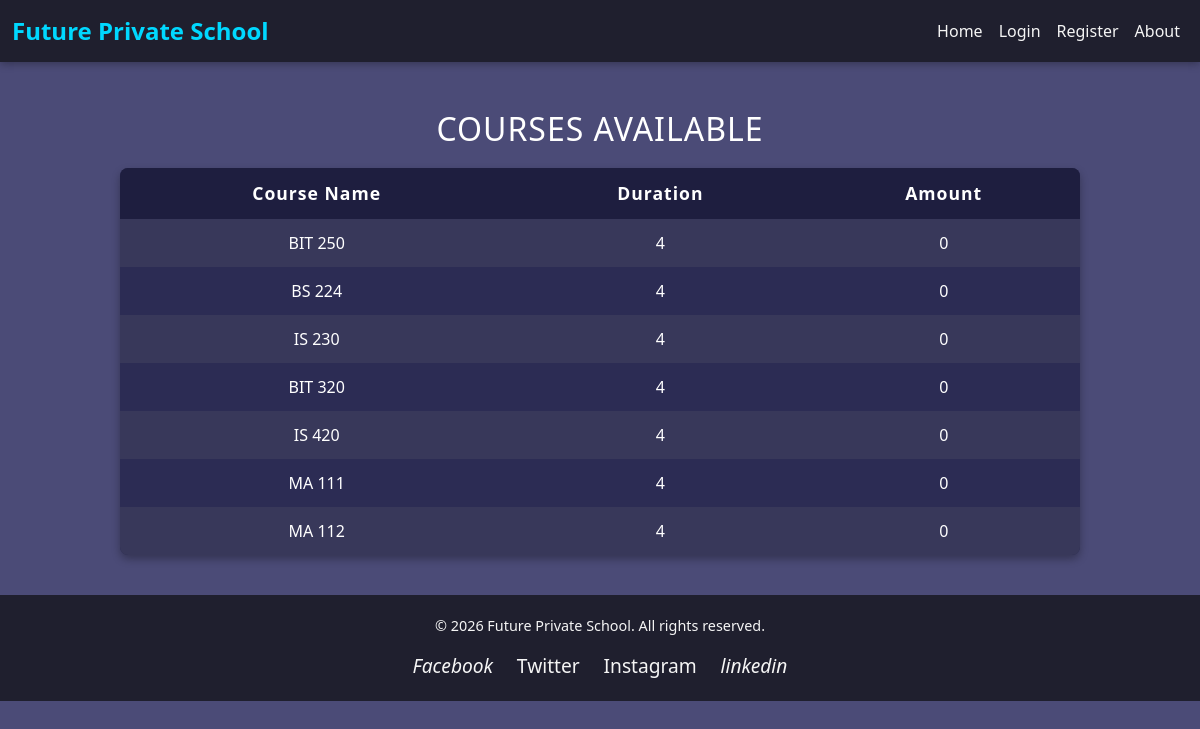
/view_courses/, run on an earlier commit of the app's database.
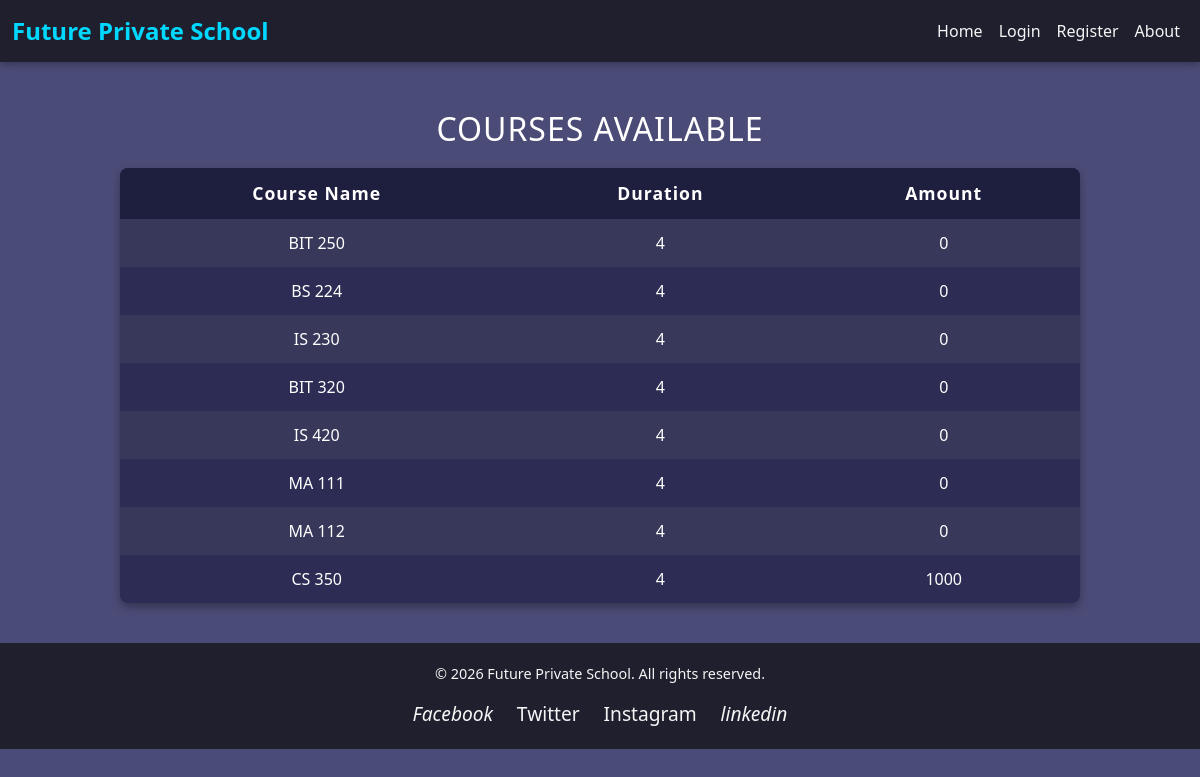
And on a later commit of the database.
### student_app/models.py (models this page shows, shortened)
class Course(models.Model):
    name= models.CharField(max_length=100)
    duration= models.CharField(max_length=2)
    amount= models.PositiveIntegerField(max_length=6)
    description= models.CharField(max_length=200)

### student_app/views.py (the view)
# urls.py: path('view_courses/', views.view_courses, name= 'view_courses'),
def view_courses(request):
    courses= Course.objects.all()
    return render(request, 'view_courses.html',{'courses':courses})

### student_app/templates/view_courses.html (shortened to what this page needs)
{% extends 'base.html' %} {% block content %}
<br><br>
<h2>Courses Available</h2>
<table>
  <tr>
    <th>Course Name</th>
    <th>Duration</th>
    <th>Amount</th>
  </tr>
  {% for course in courses %}
  <tr>
    <td>{{ course.name }}</td>
    <td>{{ course.duration }}</td>
    <td>{{ course.amount }}</td>
  </tr>
  {% endfor %}
</table>
{% endblock %}

What changed in the data, as far as the page shows it:
added Course: name "CS 350", duration "4", amount "1000"
